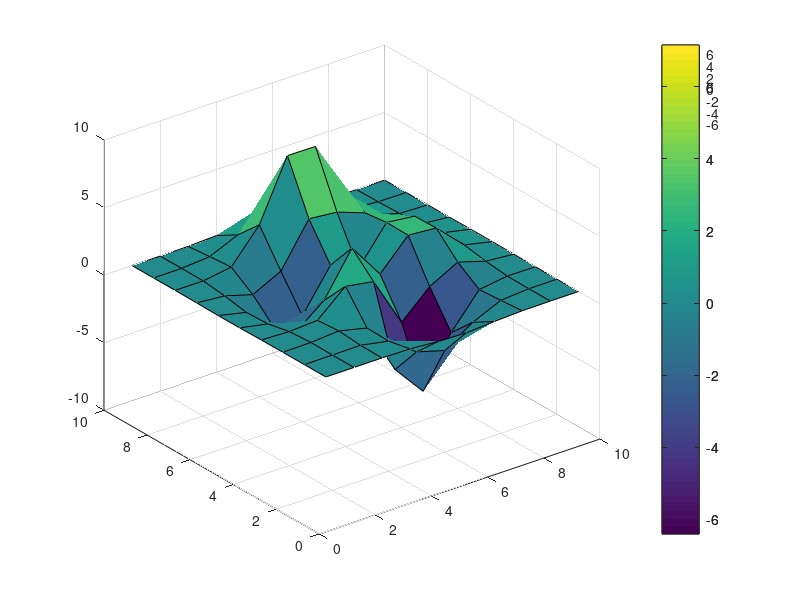
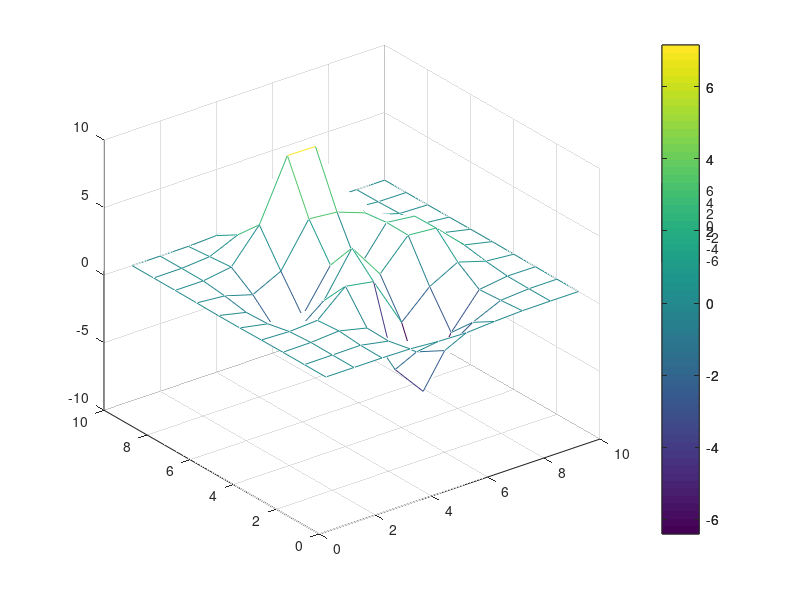
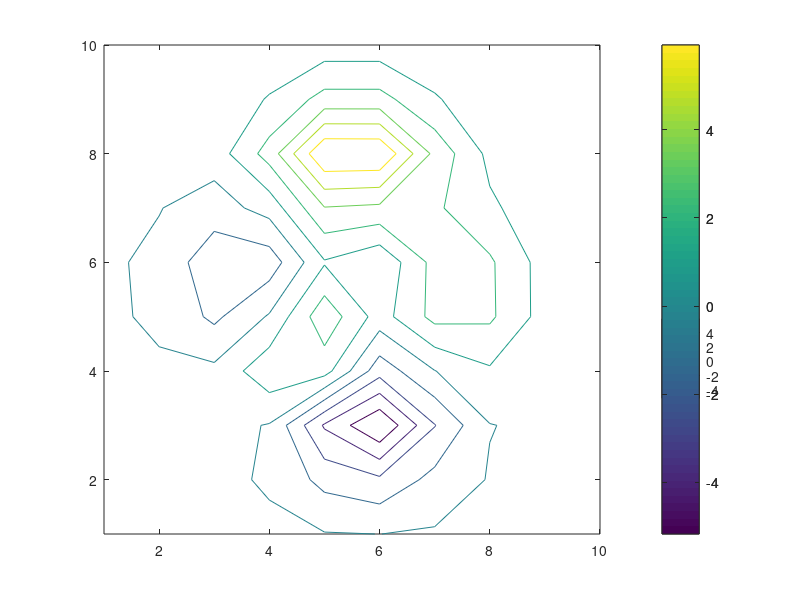
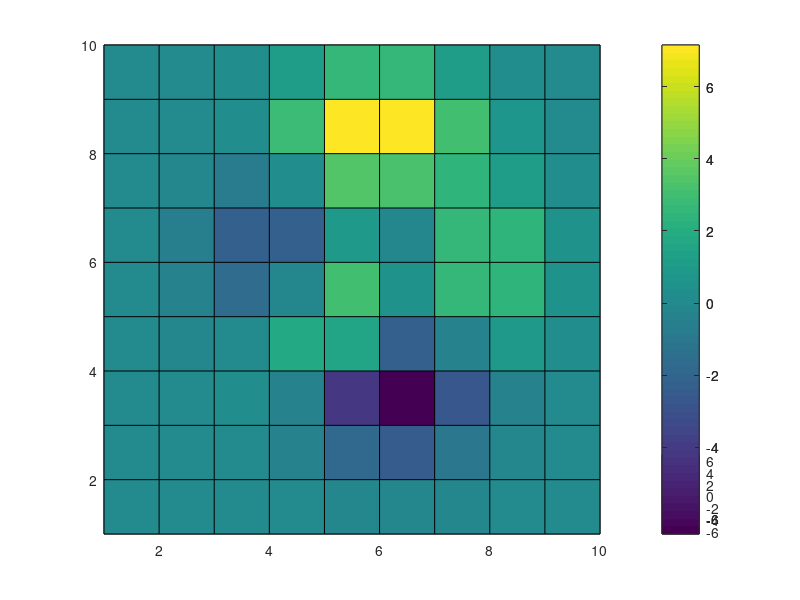

These figures' MATLAB source, in order:
clc
clear all
close all
figure(1)
surf(peaks(10))
colorbar
figure(2)
mesh(peaks(10))
colorbar
figure(3)
contour(peaks(10))
colorbar
figure(4)
pcolor(peaks(10))
colorbar
% Now create destination graph
figure(5)
ax = zeros(4,1);
for i = 1:4
    ax(i)=subplot(4,1,i);
end
% Now copy contents of each figure over to destination figure
% Modify position of each axes as it is transferred
for i = 1:4
    figure(i)
    h = get(gcf,'Children');
    newh = copyobj(h,5)
    for j = 1:length(newh)
posnewh = get(newh(j),'Position');
possub  = get(ax(i),'Position');
set(newh(j),'Position',...
[posnewh(1) possub(2) posnewh(3) possub(4)])
    end
    delete(ax(i));
end
figure(5)